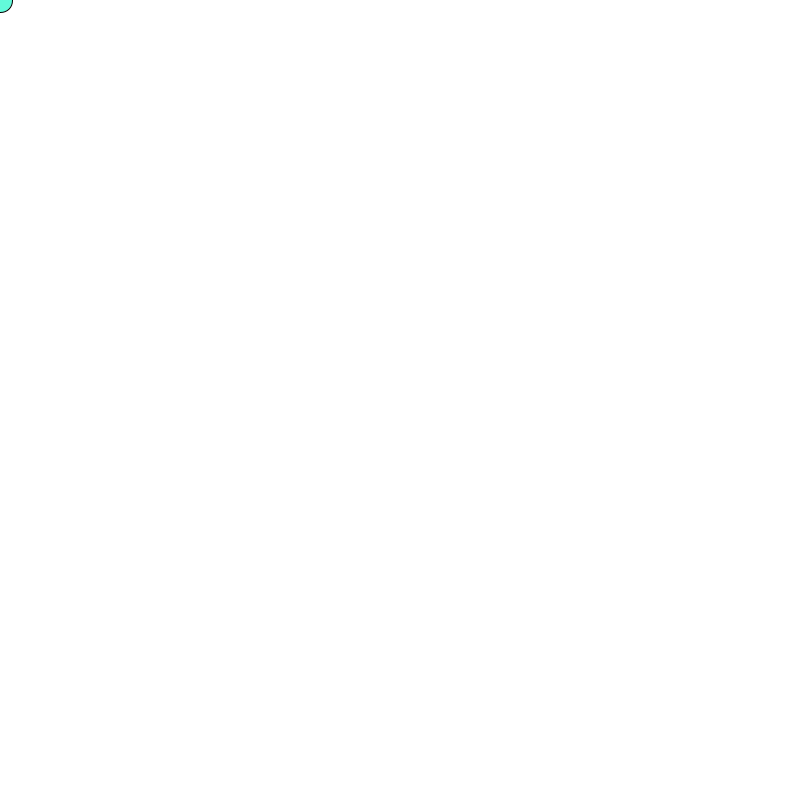
Frame 1 (no input)
Frame 60 (the mouse pressed at the canvas centre just before this capture): identical to frame 1, image omitted
Frame 120 (the mouse held since frame 60 and released just before this capture): blank canvas, image omitted

The Processing sketch that drew this single still picture (run headless with seeded random() and noise(); from frame 60 on, the mouse is pressed at the canvas centre):

// Processing sketch: Logical_Dot
// ── Logical_Dot.pde
void setup(){
  size(800, 800);
}
void draw(){
  background(#FFFFFF);
  fill(#62FADA);
  if(mousePressed) {
    fill(#E3C8F5);
  }
  ellipse(mouseX, mouseY, 25, 25);
}
